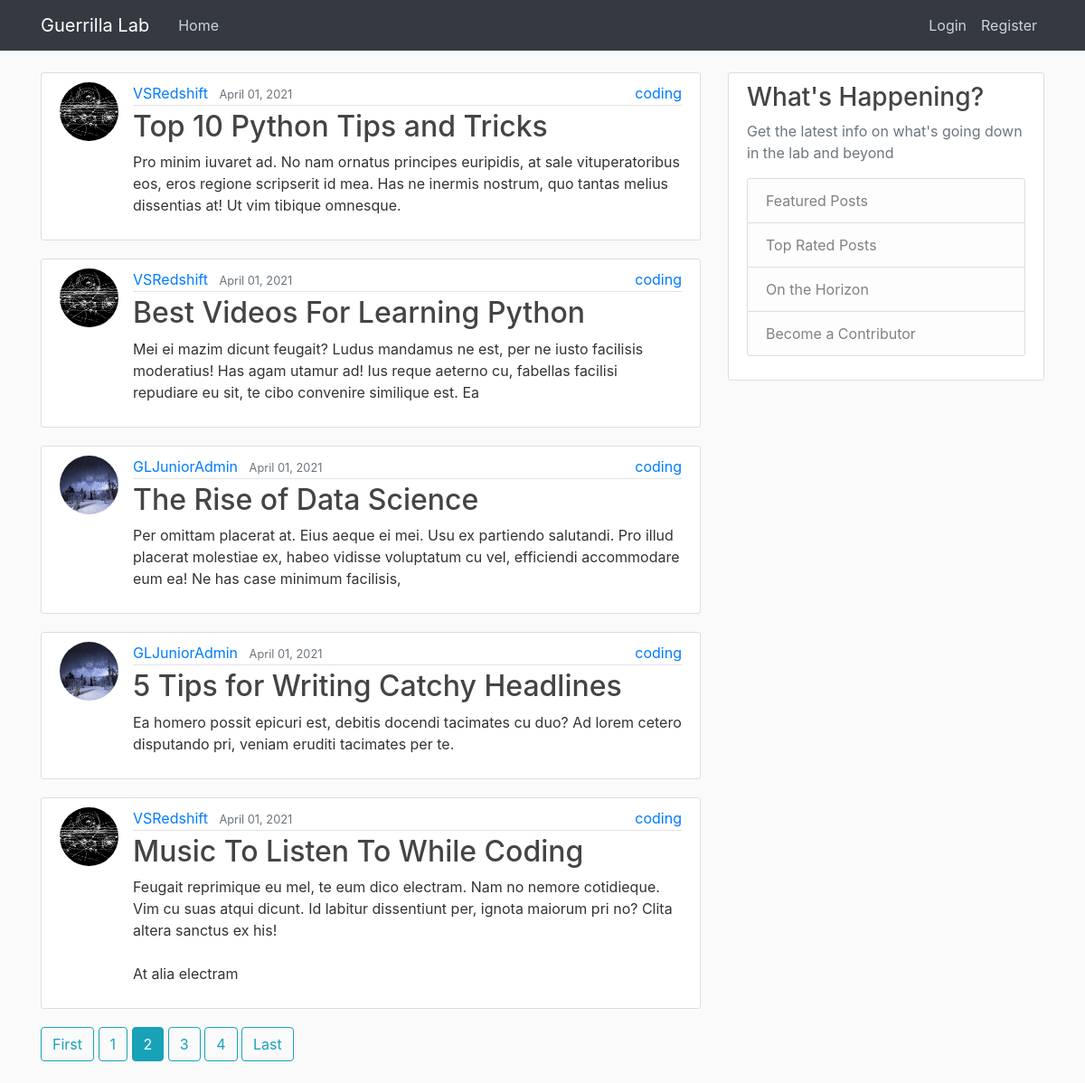
Page /?page=2 on the earlier database version.
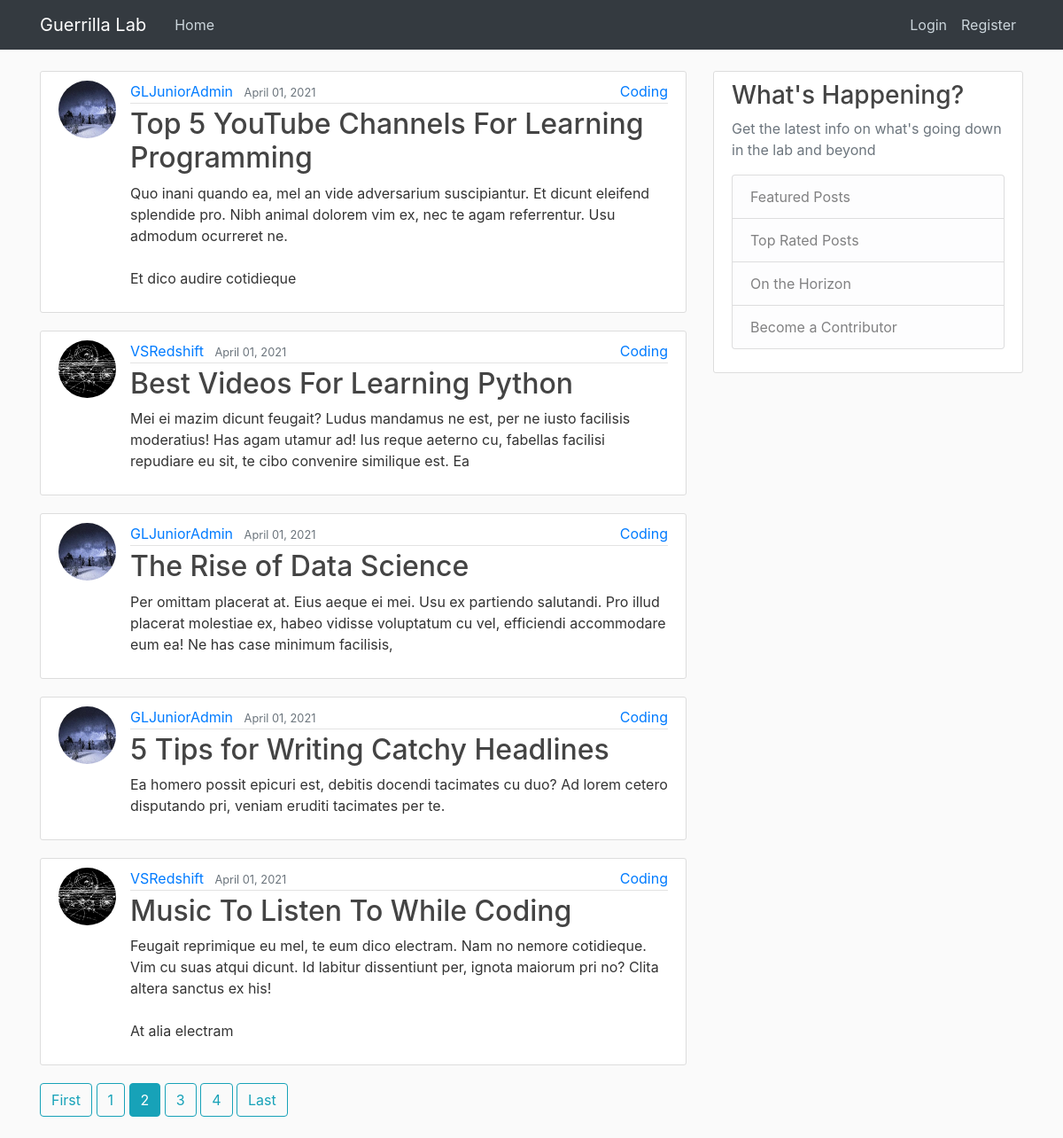
Same page on the later database version.
### blog/models.py (models this page shows, shortened)
class Post(models.Model):
    title = models.CharField(max_length=100)
    content = models.TextField()
    subheading = models.TextField(max_length=255, blank=True, default=None)
    date_posted = models.DateTimeField(default=timezone.now)
    author = models.ForeignKey(User, on_delete=models.CASCADE)
    category = models.CharField(max_length=30, default=None)
    tags = TaggableManager(blank=True)

### users/models.py (models this page shows, shortened)
class Profile(models.Model):
    user = models.OneToOneField(User, on_delete=models.CASCADE)
    bio = models.TextField(max_length=1000)
    image = models.ImageField(default='default.jpg', upload_to='profile_pics')

### blog/views.py (the view)
# urls.py: path('', PostListView.as_view(), name='blog-home'),
class PostListView(ListView):
    model = Post
    template_name = 'blog/home.html'    # <app>/<model>_<viewtype>.html
    context_object_name = 'posts'
    ordering = ['-date_posted']         # Show newest posts first
    paginate_by = 5                     # Set number of posts per page

### blog/templates/blog/home.html (shortened to what this page needs)
{% extends "blog/base.html" %}
{% block content %}
    {% for post in posts %}
        <article class="media content-section">
            <img
                class="rounded-circle article-img"
                src="{{ post.author.profile.image.url }}"
                alt=""
            />
            <div class="media-body article-top">
                <div class="article-metadata">
                    <a class="mr-2" href="{% url 'user-posts' post.author.username %}">{{ post.author }}</a>
                    <small class="text-muted"
                        >{{ post.date_posted|date:"F d, Y" }} </small
                    >
                    <a href="#" class="article-category">{{ post.category }}</a>
                </div>
                <h2>
                    <a class="article-title" href="{% url 'post-detail' post.id %}"
                        >{{ post.title }}</a
                    >
                </h2>
                {% if post.subheading %}
                    <p class="article-content">{{ post.subheading|safe }}</p>
                {% else %}
                    <p class="article-content">{{ post.content|safe|slice:"0:200" }}</p>
                {% endif %}
            </div>
        </article>
    {% endfor %}
    {% if is_paginated %}
        {% if page_obj.has_previous %}
            <a class="btn btn-outline-info mb-4" href="?page=1">First</a>
        {% endif %}
        {% for num in page_obj.paginator.page_range %}
            {% if page_obj.number == num %}
                <a class="btn btn-info mb-4" href="?page={{ num }}">{{ num }}</a>
            {% elif num > page_obj.number|add:'-3' and num < page_obj.number|add:'3' %}
                <a class="btn btn-outline-info mb-4" href="?page={{ num }}">{{ num }}</a>
            {% endif %}
        {% endfor %}
        {% if page_obj.has_next %}
            <a class="btn btn-outline-info mb-4" href="?page={{ page_obj.paginator.num_pages }}">Last</a>
        {% endif %}
    {% endif %}
{% endblock content %}

### blog/templates/blog/base.html (shortened to what this page needs)
{% load static %}
<!DOCTYPE html>
<html lang="en">
    <head>
        <link
            rel="stylesheet"
            href="https://stackpath.bootstrapcdn.com/bootstrap/4.3.1/css/bootstrap.min.css"
        />
        <link rel="stylesheet" type="text/css" href="{% static 'blog/main.css' %}">
    </head>
    <body>
        <header class="site-header">
            <nav class="navbar navbar-expand-md navbar-dark bg-dark fixed-top">
                <div class="container">
                    <a href="/" class="navbar-brand mr-4">Guerrilla Lab</a>
                    <div class="collapse navbar-collapse" id="navbarToggle">
                        <div class="navbar-nav mr-auto">
                            {% if view.template_name != 'blog/home.html' or page_obj.number != 1  %}
                                <a class="nav-item nav-link" href="{% url 'blog-home' %}">Home</a>
                            {% endif %}
                        </div>
                        <div class="navbar-nav">
                            {% if user.is_authenticated %}
                                <form class="d-flex search-box">
                                    <input class="form-control me-2" type="search" placeholder="Search Posts" aria-label="Search">
                                    <button class="btn btn-outline-light ml-1 mb-1" type="submit">Search</button>
                                </form>
                                {% if user.is_staff %}
                                    <a href="{% url 'post-create' %}" class="nav-item nav-link">New Post</a>
                                {% endif %}
                                <a href="{% url 'profile' %}" class="nav-item nav-link">Profile</a>
                                <a href="{% url 'logout' %}" class="nav-item nav-link">Logout</a>
                            {% else %}
                                <a href="{% url 'login' %}" class="nav-item nav-link">Login</a>
                                <a href="{% url 'register' %}" class="nav-item nav-link">Register</a>
                            {% endif %}
                        </div>
                    </div>
                </div>
            </nav>
        </header>
        <main class="container" role="main">
            <div class="row">
            {% if view.template_name != 'blog/home.html' %}
                <div class="col-md-10">
            {% else %}
                <div class="col-md-8">
            {% endif %}
                    {% block content %} {% endblock %}
                </div>
                {% if view.template_name == 'blog/home.html' %}
                    <div class="col-md-4">
                        <div class="content-section">
                            <h3>What's Happening?</h3>
                            <p class="text-muted">Get the latest info on what's going down in the lab and beyond
                                <ul class="list-group">
                                    <li class="list-group-item list-group-item-light">Featured Posts</li>
                                    <li class="list-group-item list-group-item-light">Top Rated Posts</li>
                                    <li class="list-group-item list-group-item-light">On the Horizon</li>
                                    <li class="list-group-item list-group-item-light">Become a Contributor</li>
                                </ul>
                            </p>
                        </div>
                    </div>
                {% endif %}
            </div>
        </main>
    </body>
</html>

### blog/static/blog/main.css (style rules this page uses)
:root { --primary-color: #111; --secondary-color: #f4f4f4; --tertiary-color: #333; }
body { background: #fafafa; color: #333333; margin-top: 5rem; }
h1, h2, h3, h4, h5, h6 { color: #444444; }
ul { margin: 0; }
.site-header .navbar-nav .nav-link { color: #cbd5db; }
.content-section { background: #ffffff; padding: 10px 20px; border: 1px solid #dddddd; border-radius: 3px; margin-bottom: 20px; }
.article-title { color: #444444; }
.article-content { white-space: pre-line; }
.article-img { height: 65px; width: 65px; margin-right: 16px; }
.article-metadata { padding-bottom: 1px; margin-bottom: 4px; border-bottom: 1px solid #e3e3e3; }
.article-top { position: relative; }
.article-category { position: absolute; right: 0; }

Differences in the rows shown:
no longer on this page (row edited): Post: author.profile.image (picture), author "VSRedshift", date_posted "April 01, 2021", category "coding", title "Top 10 Python Tips and Tricks", content "Pro minim iuvaret ad. No nam ornatus principes euripidis, at sale vituperatoribus eos, eros regione scripserit id mea. Has ne inermis nostrum, quo tantas melius dissentias at! Ut vim tibique omnesque."
now on this page (row edited): Post: author.profile.image (placeholder picture), author "GLJuniorAdmin", date_posted "April 01, 2021", category "Coding", title "Top 5 YouTube Channels For Learning Programming", content "Quo inani quando ea, mel an vide adversarium suscipiantur. Et dicunt eleifend splendide pro. Nibh animal dolorem vim ex, nec te agam referrentur. Usu admodum ocurreret ne. Et dico audire cotidieque"
changed Post "Best Videos For Learning Python": category "coding" → "Coding"
changed Post "The Rise of Data Science": category "coding" → "Coding"
changed Post "5 Tips for Writing Catchy Headlines": category "coding" → "Coding"
changed Post "Music To Listen To While Coding": category "coding" → "Coding"
